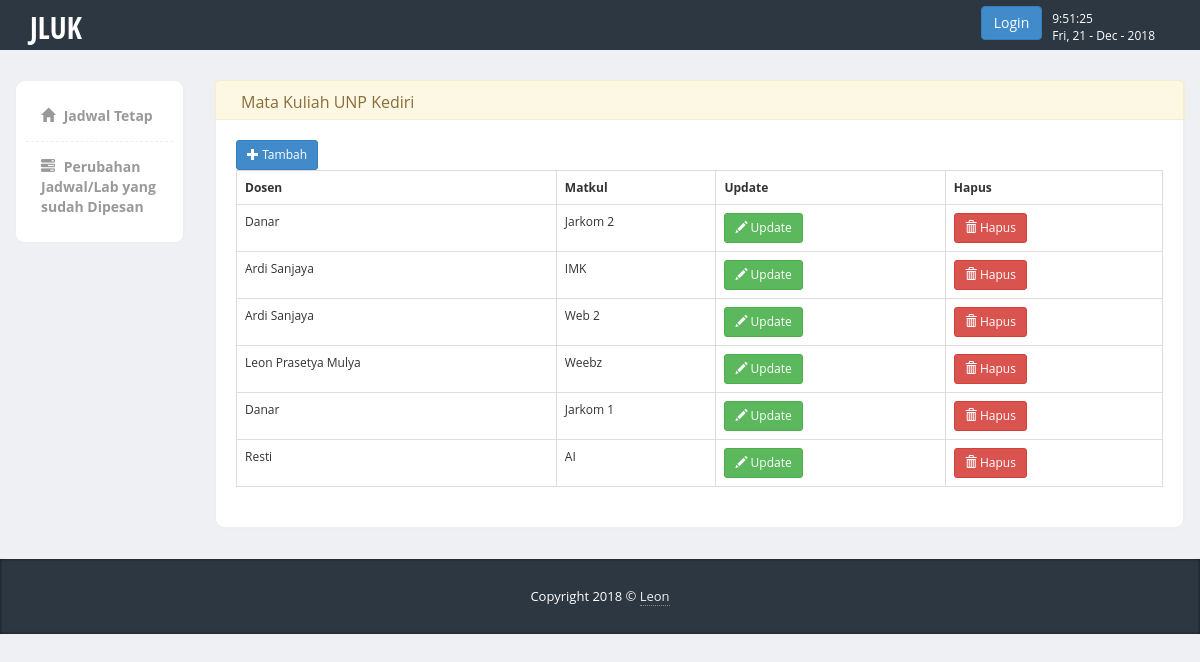
Page /matkul.php on the committed database.
### tables this page shows
CREATE TABLE `matkul` (
  `id_matkul` int(11) NOT NULL,
  `id_dosen` int(11) DEFAULT NULL,
  `matkul` varchar(100) NOT NULL
);

CREATE TABLE `dosen` (
  `id_dosen` int(11) NOT NULL,
  `nama` varchar(50) NOT NULL,
  `password` varchar(50) NOT NULL,
  `nidn` int(11) NOT NULL,
  `nama_l` varchar(100) NOT NULL
);

### matkul.php (the view, shortened to what this page needs)
<!DOCTYPE html>
<html>
  <head>
        <link href="vendors/form-helpers/css/bootstrap-formhelpers.min.css" rel="stylesheet">
    <link href="bootstrap/css/bootstrap.min.css" rel="stylesheet">
    <link href="css/styles.css" rel="stylesheet">
  </head>
  <body>
  	<?php
include 'navbar.php';
  	?>
    <div class="page-content">
    	<div class="row">
		  <?php
		  include 'sidebar.php';
		  ?>
		  <div class="col-md-10">
		  	<div class="row">
		  		<div class="col-md-12 panel-warning">
		  			<div class="content-box-header panel-heading">
	  					<div class="panel-title ">Mata Kuliah UNP Kediri</div>
		  			</div>
		  			<div class="content-box-large box-with-header">
		  				<button type="button" class="btn btn-primary btn-sm" data-toggle="modal" data-target="#addmat"><span class="glyphicon glyphicon-plus"></span> Tambah</button>
		  				<table class='table table-bordered table-hover'>
		  					<tr><th>Dosen</th><th>Matkul</th><th>Update</th><th>Hapus</th></tr>
		  				<?php
		  				$shw = mysql_query("SELECT * FROM matkul");
		  				while($row = mysql_fetch_array($shw)){
		  					$dzn = mysql_query("SELECT * FROM dosen WHERE id_dosen='".$row['id_dosen']."'");
		  					$shwdz = mysql_fetch_array($dzn);
		  					if($row['id_matkul'] == '1'){
		  						echo "<tr>";
		  					}else{
		  					echo "<tr>";
		  					echo "<td>".$shwdz['nama_l']."</td>";
		  					echo "<td>".$row['matkul']."</td>"; ?>
<td><button type="button" class="btn btn-success btn-sm" data-toggle="modal" data-target="#editmat" data-whatever="<?php echo $row['matkul']; ?>" data-watde="<?php echo $row['id_matkul']; ?>"><span class="glyphicon glyphicon-pencil"></span> Update</button></td>
<td><button type="button" class="btn btn-danger btn-sm" data-toggle="modal" data-target="#hpsmat" data-whatever="<?php echo $row['matkul']; ?>"><span class="glyphicon glyphicon-trash"></span> Hapus</button></td>
		  			<?php } } ?>
		  			</tr>
		  			</table>
					</div>
		  		</div>
		  	</div>
		</div>
    </div>
    <footer>
         <div class="container">
            <div class="copy text-center">
               Copyright 2018 &copy; <a href='#'>Leon</a>
            </div>
         </div>
      </footer>
  </body>
</html>

### css/styles.css (style rules this page uses)
body { font-family: 'Open Sans', sans-serif; background-color: #f7f7f7; position: relative; margin: 0px; font-size: 12px; padding: 0px; }
.page-content > .row { margin-left: 0px !important; margin-right: 0px !important; margin-top: 30px; }
footer { background-color:#2c3742; box-shadow:inset 0px 0px 3px #111; color:#fff; font-size:14px; line-height:25px; padding:10px 0px 10px 0px; bottom: 0px; }
footer a { color:#eee; text-decoration:none; border-bottom:1px dotted #888; }
footer .copy { font-size:13px; margin:15px 0px; }
.content-box, .content-box-large { margin-bottom:30px; background:#fff; border-radius:10px; padding:10px; border-left:1px solid #eee; border-top:1px solid #eee; border-right:2px solid #eee; border-bottom:2px solid #eee; }
.content-box-large { padding: 20px; }
.box-with-header { border-top: none; border-top-left-radius:0px; border-top-right-radius:0px; }
.content-box-header { min-height: 40px; font-size: 16px; background:#f5f5f5; border-top-left-radius:5px; border-top-right-radius:5px; padding:10px; border-left:1px solid #eee; border-top:1px solid #eee; border-right:2px solid #eee; }
.content-box-header:after { clear:both; }
body { background-color: #eff0f3; }
.panel-heading>.panel-title, .content-box-header .panel-title { float: left; padding: 10px 15px; padding-top: 0px; }

### rows in the picture
matkul: id_dosen.nama_l "Danar", matkul "Jarkom 2"
matkul: id_dosen.nama_l "Ardi Sanjaya", matkul "IMK"
matkul: id_dosen.nama_l "Ardi Sanjaya", matkul "Web 2"
matkul: id_dosen.nama_l "Leon Prasetya Mulya", matkul "Weebz"
matkul: id_dosen.nama_l "Danar", matkul "Jarkom 1"
matkul: id_dosen.nama_l "Resti", matkul "AI"
